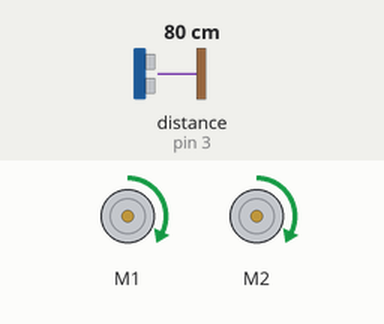
Bench run of a sketch on a simulated Arduino Uno, built with avr-gcc and run on an emulated ATmega328P. Shown: 2 × DC motor (green arrow = forward, orange = backward, longer = faster). The test bench sets the inputs (shaded band); at power-on: distance to the obstacle (sensor on pin 3) 80 cm.

Above: at 1.2 s.
1.3 s: distance to the obstacle (sensor on pin 3) set to 22 cm
2.8 s: distance to the obstacle (sensor on pin 3) set to 17 cm
At 3.5 s:
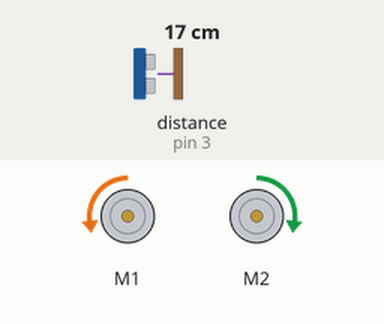
4.4 s: distance to the obstacle (sensor on pin 3) set to 35 cm
At 5.1 s:
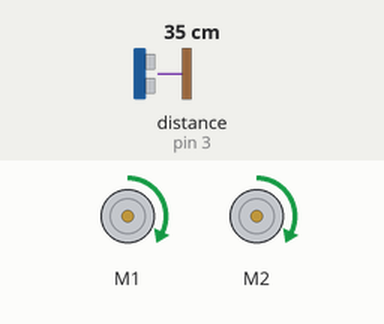
6.2 s: distance to the obstacle (sensor on pin 3) set to 2 cm
At 7.7 s:
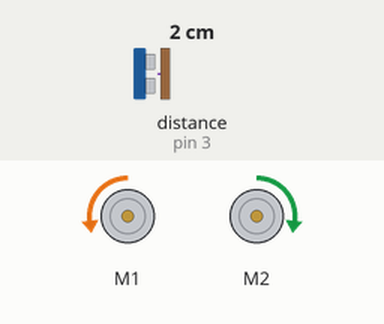
Timing chart, 0 to 8.7 s (numbered marks = the images above; inputs shaded):
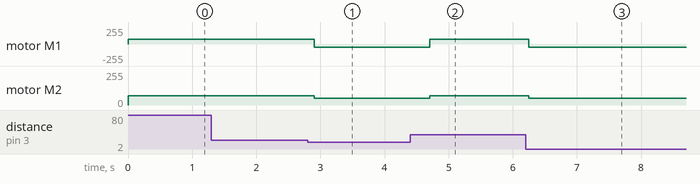

Measured:
- the behaviour switches between 20 and 19 cm on distance to the obstacle (sensor on pin 3) (found by bisection; images 0 and 1)
- after the input at 1.3 s, every drawn part: stays the same
- after the input at 2.8 s, motor M1: forward 70/255 → backward 50/255 after 0.10 s; motor M2: forward 70/255 → forward 50/255 after 0.10 s
- after the input at 4.4 s, motor M1: backward 50/255 → forward 70/255 after 0.31 s; motor M2: forward 50/255 → forward 70/255 after 0.31 s
- after the input at 6.2 s, motor M1: forward 70/255 → backward 50/255 after 0.05 s; motor M2: forward 70/255 → forward 50/255 after 0.05 s

The sketch:

pelda1.ino
```cpp
#include <MeMCore.h> // mBot könyvtár

MeUltrasonicSensor ultrasonic(PORT_3); // Távolságérzékelő portja
MeLineFollower colorSensor(PORT_2);   // Színérzékelő portja
MeDCMotor motorLeft(M1);              // Bal motor
MeDCMotor motorRight(M2);             // Jobb motor

void setup() {
  Serial.begin(9600); // Soros monitor az ellenőrzéshez
}

void loop() {
  // Távolság érzékelése
  int distance = ultrasonic.distanceCm();

  if (distance < 20) { // Ha akadály 20 cm-en belül
    motorLeft.run(-50);
    motorRight.run(50);
    delay(500); // Forduljon jobbra
  } else {
    // Színérzékelés
    int colorValue = colorSensor.readSensors();

    switch (colorValue) {
      case 0x01: // Piros szín
        motorLeft.stop();
        motorRight.stop();
        delay(1000); // Megállás
        break;

      case 0x02: // Zöld szín
        motorLeft.run(100);
        motorRight.run(100);
        delay(500); // Gyorsítás
        break;

      case 0x04: // Kék szín
        motorLeft.run(-50);
        motorRight.run(50);
        delay(500); // Balra fordulás
        break;

      default: // Alapmozgás (fehér pálya)
        motorLeft.run(70);
        motorRight.run(70);
        break;
    }
  }

  delay(100);
}
```
